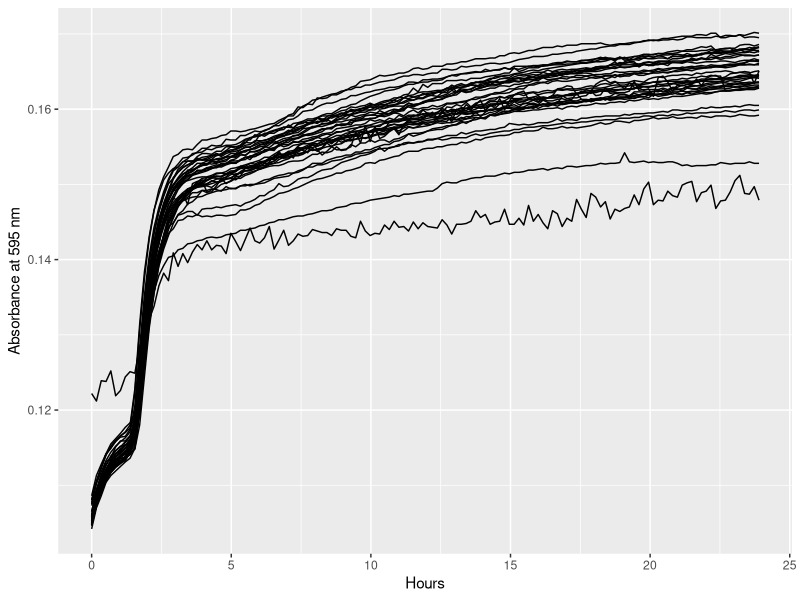
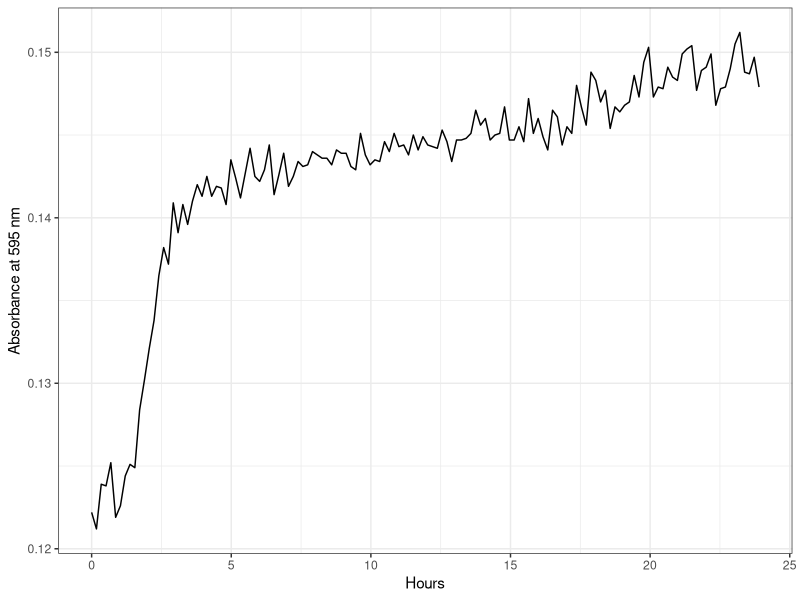
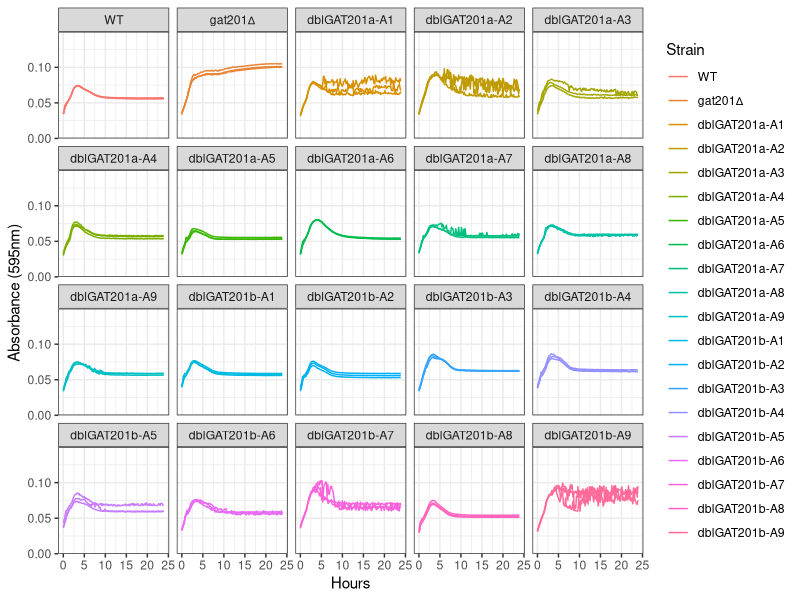
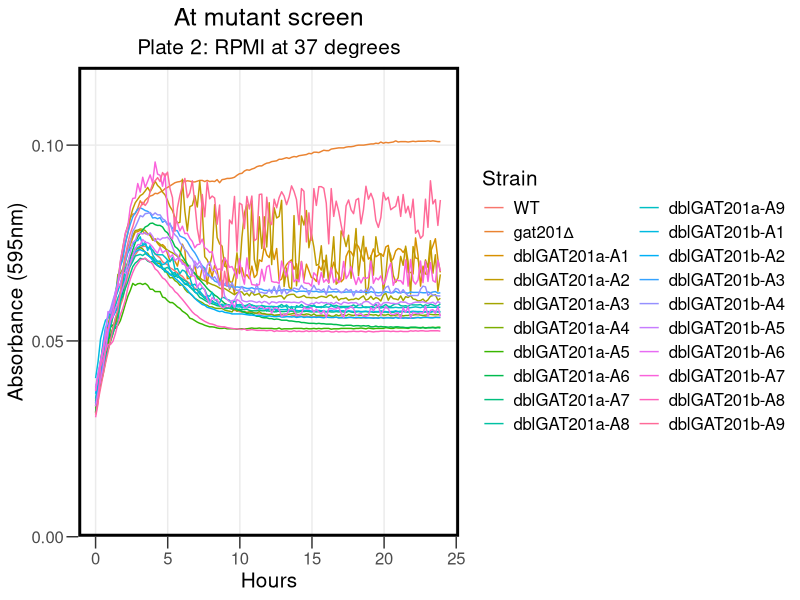
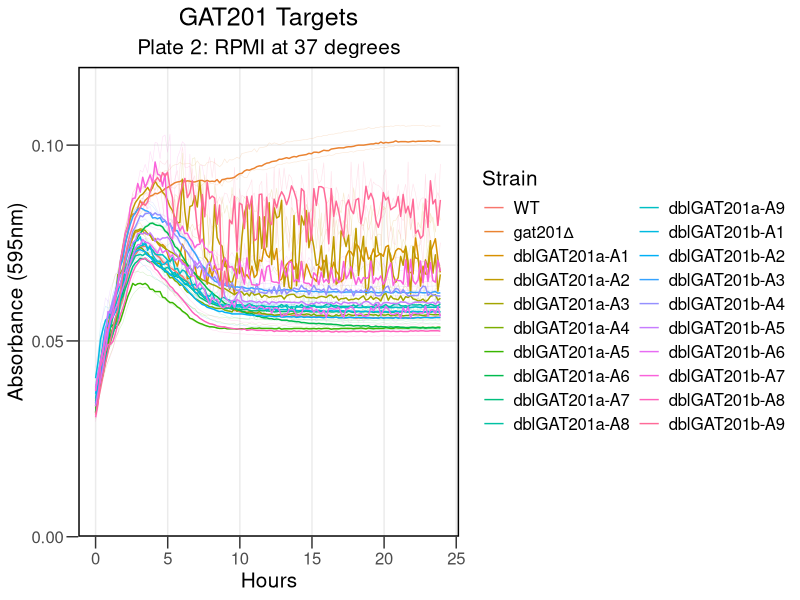
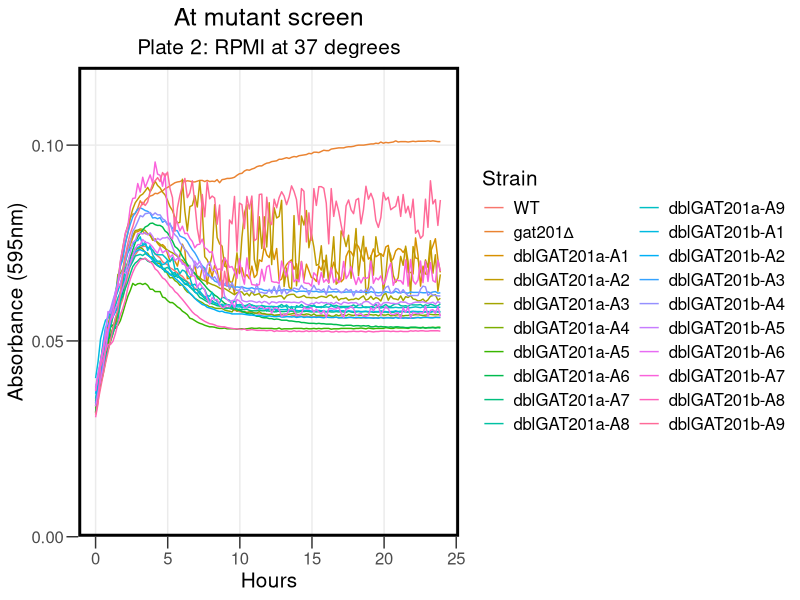
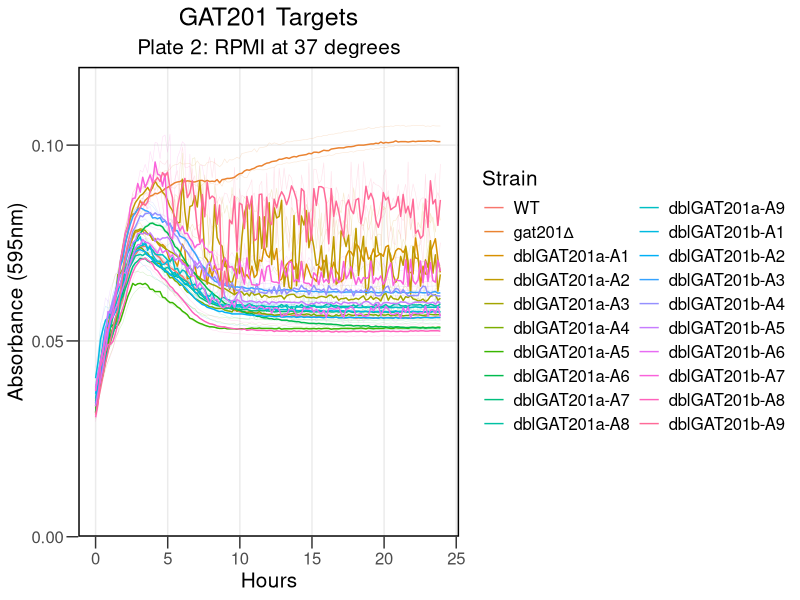

Here is the R script that generated these plots, in order:
## ---- chunk 1
knitr::opts_chunk$set(echo = TRUE)
## ---- chunk 2

library("reshape2")
library(dplyr)
library(ggplot2)
library(tidyverse)
library(rmarkdown)
library(cowplot)
library(yaml)
library(knitr)
## ---- chunk 3

rawdata <- read.csv("../Input/20230405_RPMI_Atmut_screen_Plate2_csv.csv")

## ---- chunk 4

 rawdata_hour<-mutate(rawdata, Time = Time/3600)

## ---- chunk 5

reshaped <- melt(rawdata_hour, id=c("Time", "Temp"), 
                              variable.name="Well",
                              value.name="OD595")

summary(reshaped)
## ---- chunk 6

platemap <- read.csv("../Input/20230405_RPMI_Atmut_screen_Plate2_setup.csv") %>%     
  dplyr::mutate(
    Strain = factor(Strain, 
                    levels = c("KN99 (WT)", "GAT201", "P2.7A1", "P2.7A2","P2.7A3","P2.7A4","P2.7A5","P2.7A6","P2.7A7","P2.7A8","P2.7A9","P2.28A1", "P2.28A2","P2.28A3","P2.28A4","P2.28A5","P2.28A6","P2.28A7","P2.28A8","P2.28A9"),
                    labels = c("WT", "gat201∆", "dblGAT201a-A1", "dblGAT201a-A2","dblGAT201a-A3","dblGAT201a-A4","dblGAT201a-A5","dblGAT201a-A6","dblGAT201a-A7","dblGAT201a-A8","dblGAT201a-A9", "dblGAT201b-A1", "dblGAT201b-A2","dblGAT201b-A3","dblGAT201b-A4","dblGAT201b-A5","dblGAT201b-A6","dblGAT201b-A7","dblGAT201b-A8","dblGAT201b-A9"))
  )
head(platemap, n=10)


## ---- chunk 7

annotated <- inner_join(reshaped, platemap, by="Well")
 
## ---- chunk 8

ggplot(data=filter(annotated,is.na(Strain)),
          aes(x=Time, y=OD595,  group = Well)) + 
          geom_line() + 
          labs(x="Hours", y="Absorbance at 595 nm")
## ---- chunk 9

ggplot(data=filter(annotated,Well=="H3"), 
       aes(x=Time, y=OD595, group = Well)) + 
 
       geom_line() + 
     theme_bw()+
     labs(x="Hours", y="Absorbance at 595 nm")

## ---- chunk 10

blank_OD_summary <- annotated %>%
   filter(is.na(Strain), Time < 1/24) %>%
  filter(Well != "H3") %>%
  group_by(Media) %>%
  summarise(OD_median=median(OD595),
            OD_mean=mean(OD595),
            OD_max=max(OD595),
            OD_min=min(OD595))
print(blank_OD_summary)
## ---- chunk 11

normalisedOD <- annotated %>%
  left_join(blank_OD_summary, by="Media") %>%
  mutate(OD_corrected = OD595 - OD_median)

## ---- chunk 12

ggplot(data=normalisedOD %>%
                       filter( !is.na(Strain) ), 
                      aes(x=Time, y=OD_corrected, color=Strain, group = Well)) + 
       geom_line() + 
  scale_x_continuous(limits = c(0,24)) +
       scale_y_continuous(limits=c(0,0.15),expand=c(0,0))+
       facet_wrap(Strain ~ .)+
  
       labs(x = "Hours",
            y = "Absorbance (595nm)") +
       theme(text = element_text(size = 20))+
       theme_bw()
## ---- chunk 13

ggplot(data=normalisedOD  %>%
          #dplyr::mutate(Strain = factor(Strain, levels = c("KN99 (WT)", "GAT201", "P2.7A1","P2.7A2","P2.7A3","P2.7A4","P2.7A5","P2.7A6","P2.7A7","P2.7A8","P2.7A9","P2.28A1","P2.28A2","P2.28A3","P2.28A4","P2.28A5","P2.28A6","P2.28A7","P2.28A8","P2.28A9" )))%>%
                     filter( !is.na(Strain) ),  
                      aes(x=Time, y=OD_corrected, color=Strain)) + 
        stat_summary(fun = "median", geom = "line", size = 0.5) +
  scale_x_continuous(limits = c(0,24)) +
       scale_y_continuous(limits=c(0,0.12),expand=c(0,0), breaks = c(0, 0.05, 0.1)) +
       labs(x = "Hours",
            y = "Absorbance (595nm)",
            title = "At mutant screen", subtitle = "Plate 2: RPMI at 37 degrees") +
       theme_bw() +
       theme(text = element_text(size = 15))+
       theme(axis.title = element_text(size = 15))+
       theme(axis.ticks.length = unit(0.3, "cm"))+
       theme(title = element_text(size = 15))+
       theme(panel.grid.minor = element_blank())+
    guides(color=guide_legend(ncol=2))+
 theme(legend.title = element_text(size = 15))+
      theme(legend.background = element_rect(fill = "transparent", color=NA))+
  theme(legend.key = element_rect(fill = "transparent", color=NA))+
       theme (plot.background =  element_rect(fill = "transparent", color=NA), 
         panel.background = element_rect(fill = "transparent", color=NA),)+
      theme(panel.border = element_rect(linetype = "solid", colour = "black", size = 2))+
  theme(plot.title = element_text(hjust = 0.5), plot.subtitle = element_text(hjust = 0.5) )
       
## ---- chunk 14

ggsave("../Results/AllSummary_At2.png",width = 8,height=5)
## ---- chunk 15


ggplot(data=normalisedOD  %>%
          #dplyr::mutate(Strain = factor(Strain, levels = c("KN99 (WT)", "GAT201", "P2.7A1","P2.7A2","P2.7A3","P2.7A4","P2.7A5","P2.7A6","P2.7A7","P2.7A8","P2.7A9","P2.28A1","P2.28A2","P2.28A3","P2.28A4","P2.28A5","P2.28A6","P2.28A7","P2.28A8","P2.28A9" )))%>%
                     filter( !is.na(Strain) ),  
                      aes(x=Time, y=OD_corrected, color=Strain)) + 
       geom_line(aes(group = Well), size = 0.2, alpha = 0.2) + 
       stat_summary(fun = "median", geom = "line", size = 0.5) +
  scale_x_continuous(limits = c(0,24)) +
       scale_y_continuous(limits=c(0,0.12),expand=c(0,0), breaks = c(0, 0.05, 0.1)) +
   
       labs(x = "Hours",
            y = "Absorbance (595nm)",
            title = "GAT201 Targets", subtitle = "Plate 2: RPMI at 37 degrees") +

                  theme_bw() +
       theme(text = element_text(size = 15))+
       theme(axis.title = element_text(size = 15))+
             theme(axis.ticks.length = unit(0.3, "cm"))+
       theme(title = element_text(size = 15))+
       theme(panel.grid.minor = element_blank())+
            guides(color=guide_legend(ncol=2))+
       theme(legend.title = element_text(size = 15))+
      theme(legend.background = element_rect(fill = "transparent", color=NA))+
      theme(legend.key = element_rect(fill = "transparent", color=NA))+
       theme (plot.background =  element_rect(fill = "transparent", color=NA), 
            panel.background = element_rect(fill = "transparent", color=NA),)+
      theme(panel.border = element_rect(linetype = "solid", colour = "black", size = 1))+
      theme(plot.title = element_text(hjust = 0.5), plot.subtitle = element_text(hjust = 0.5))
## ---- chunk 16

ggsave("../Results/Statsumm_At2.png",width = 8,height=5)
